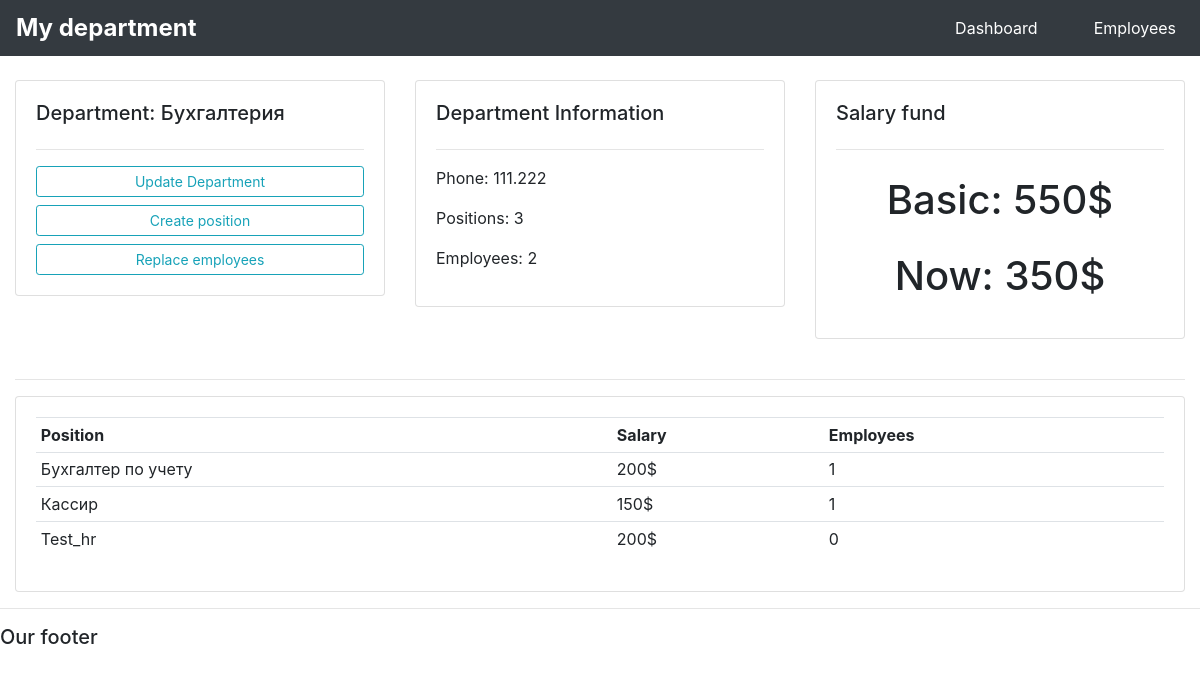
The page /department/1 on the database its author committed.
### uchet/models.py (models this page shows, shortened)
class Otdel(models.Model):
    name = models.CharField('Название отдела', max_length=100)
    phone = models.CharField('Телефон отдела', max_length=100)
    class Meta:
        verbose_name = 'Отдел'
        verbose_name_plural = 'Отделы'

class Position(models.Model):
    name = models.CharField('Должность', max_length=100)
    zarplata = models.PositiveSmallIntegerField('Зарплата сотрудника', default = 0)
    otdel = models.ForeignKey(Otdel, on_delete = models.SET_NULL, null = True)
    class Meta:
        verbose_name = 'Должность'
        verbose_name_plural = 'Должности'

### uchet/views.py (the view)
# urls.py: path('department/<str:pk_dep>', views.department, name = 'department'),
def department(request, pk_dep):
    department = Otdel.objects.get(id = pk_dep)
    positions = Position.objects.filter(otdel__name = department.name)
    pos_count = Position.objects.filter(otdel__name=department.name).count()
    emp_count = Employee.objects.filter(position__otdel__name=department.name).count()
    salary_fund = Position.objects.filter(otdel__name=department.name).aggregate(Sum('zarplata'))
    salary_fund_main = 0
    for position in positions:
        salary_fund_main += position.employee_set.all().count() * position.zarplata
    salary_fund = salary_fund['zarplata__sum']
    if salary_fund is None:
        salary_fund = 0
    context = {
        'department': department,
        'positions': positions,
        'pos_count': pos_count,
        'emp_count': emp_count,
        'salary_fund': salary_fund,
        'salary_fund_main': salary_fund_main,
    }
    return render(request, 'uchet/department.html', context)

### uchet/templates/uchet/department.html
{%  extends 'uchet/main.html' %}
{% block content %}
	<br>
<div class="row">
	<div class="col-md">
		<div class="card card-body">
			<h5>Department: {{ department.name }}</h5>
			<hr>
            <a class="btn btn-outline-info  btn-sm btn-block" href="{% url 'update_department' department.id %}">Update Department</a>
            <a class="btn btn-outline-info  btn-sm btn-block" href="{% url 'create_position' %}">Create position</a>
			<a class="btn btn-outline-info  btn-sm btn-block" href="{% url 'replace_employees' department.id %}">Replace employees</a>
		</div>
	</div>
	<div class="col-md">
		<div class="card card-body">
			<h5>Department Information</h5>
			<hr>
            <p>Phone: {{ department.phone }} </p>
            <p>Positions: {{ pos_count }} </p>
            <p>Employees: {{ emp_count }} </p>
		</div>
	</div>
	<div class="col-md">
		<div class="card card-body">
			<h5>Salary fund</h5>
			<hr>
			<h1 style="text-align: center;padding: 10px">Basic: {{ salary_fund }}$</h1>
			<h1 style="text-align: center;padding: 10px">Now: {{ salary_fund_main }}$</h1>
		</div>
	</div>
</div>
<br>
<hr>
<div class="row">
	<div class="col">
		<div class="card card-body">
			<table class="table table-sm">
				<tr>
					<th>Position</th>
					<th>Salary</th>
					<th>Employees</th>
				</tr>
				{% for position in positions %}
					<tr>
						<td>{{position.name}}</td>
						<td>{{position.zarplata}}$</td>
						<td>{{ position.employee_set.count }}</td>
					</tr>
				{% endfor %}
			</table>
		</div>
	</div>
</div>
{% endblock %}

### rows shown on the page
Otdel: name "Бухгалтерия", phone "111.222"
Position: name "Бухгалтер по учету", zarplata "200", employee_set.count "1"
Position: name "Кассир", zarplata "150", employee_set.count "1"
Position: name "Test_hr", zarplata "200", employee_set.count "0"

### other values the page prints
{{ pos_count }} "3"
{{ emp_count }} "2"
{{ salary_fund }} "550"
{{ salary_fund_main }} "350"
